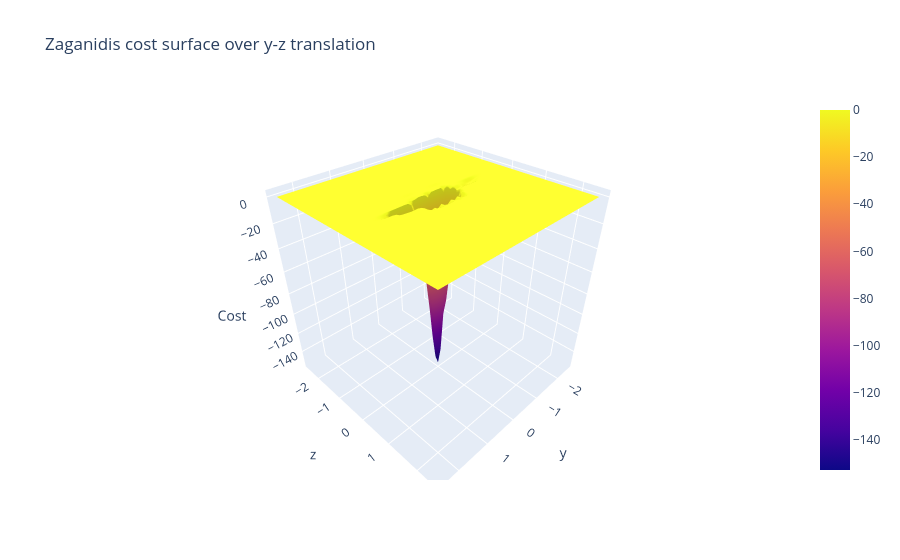

Write notebook code for a chart like this one.
### Code cell
y_r: tuple[float, float] = ( -2.5, 2.5 )
y_n: float = 51
z_r: tuple[float, float] = ( -2.5, 2.5 )
z_n: float = 51

y = np.linspace( y_r[0], y_r[1], y_n )
z = np.linspace( z_r[0], z_r[1], z_n )

samples = np.zeros( ( z_n, y_n ) )
for i in tqdm( range( y_n ) ):
    for j in range( z_n ):
        tar_pc.set_pose( np.array( [ 0, y[i], z[j], 0, 0, 0 ] ).reshape(( 6, 1 )) )
        samples[j, i] = opt.f( tar_pc.get_points() )

plot.plot_sampled_surface( samples, y_r, z_r, title = "Zaganidis cost surface over y-z translation", x_label = "y", y_label = "z", z_label = "Cost" ).show()

z_idx, y_idx = np.unravel_index( np.argmin( samples ), samples.shape )
tar_pc.set_pose( np.array( [ 0, y[y_idx], z[z_idx], 0, 0, 0 ] ).reshape(( 6, 1 )) )

# gmin_tar_pc_pts = ( tar_pc.p.get_dcm() @ tar_pc_pts.T + tar_pc.p.get_position() ).T

# mesh.display_point_clouds( ref_pc_pts + [ gmin_tar_pc_pts ], ref_pc_vox + list( tar_pc_lbs ), "Sensed and reference point clouds after alignment" )

### Figure 1 — Plotly figure (JSON) as saved in the notebook; plotly's stock layout.template omitted (floating-point values rounded to 4 significant figures; data arrays with more than 128 entries replaced by an {"elided": "..."} marker saying what was removed)
{"data": [{"type": "surface", "x": [-2.5, -2.4, -2.3, -2.2, -2.1, -2.0, -1.9, -1.8, -1.7, -1.6, -1.5, -1.4, -1.3, -1.2, -1.1, -1.0, -0.9, -0.8, -0.7, -0.6, -0.5, -0.4, -0.3, -0.2, -0.1, 0.0, 0.1, 0.2, 0.3, 0.4, 0.5, 0.6, 0.7, 0.8, 0.9, 1.0, 1.1, 1.2, 1.3, 1.4, 1.5, 1.6, 1.7, 1.8, 1.9, 2.0, 2.1, 2.2, 2.3, 2.4, 2.5], "y": [-2.5, -2.4, -2.3, -2.2, -2.1, -2.0, -1.9, -1.8, -1.7, -1.6, -1.5, -1.4, -1.3, -1.2, -1.1, -1.0, -0.9, -0.8, -0.7, -0.6, -0.5, -0.4, -0.3, -0.2, -0.1, 0.0, 0.1, 0.2, 0.3, 0.4, 0.5, 0.6, 0.7, 0.8, 0.9, 1.0, 1.1, 1.2, 1.3, 1.4, 1.5, 1.6, 1.7, 1.8, 1.9, 2.0, 2.1, 2.2, 2.3, 2.4, 2.5], "z": {"elided": "51x51 float values"}}], "layout": {"scene": {"xaxis": {"title": {"text": "y"}}, "yaxis": {"title": {"text": "z"}}, "zaxis": {"title": {"text": "Cost"}}}, "title": {"text": "Zaganidis cost surface over y-z translation"}}}
